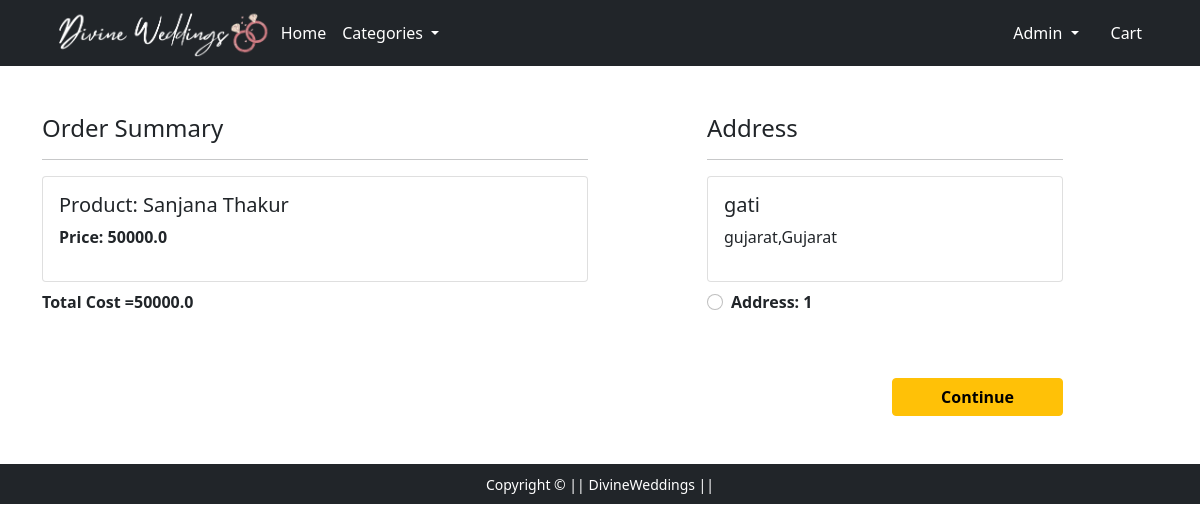
Screenshot of /checkout/ (signed in) with the database file from the repository.
### app/models.py (models this page shows, shortened)
class Cart(models.Model):
    user=models.ForeignKey(User,on_delete=models.CASCADE)
    product=models.ForeignKey(Product,on_delete=models.CASCADE)
    @property
    def total_cost(self):
        return  self.product.selling_price

class Product(models.Model):
    title=models.CharField(max_length=100)
    selling_price=models.FloatField()
    discounted_price=models.FloatField()
    description=models.TextField()
    category=models.CharField(choices=CATEGORY_CHOICES,max_length=2)
    location=models.CharField(max_length=200)
    product_image=models.ImageField(upload_to='productimg')

class Customer(models.Model):
    user=models.ForeignKey(User,on_delete=models.CASCADE)
    name=models.CharField(max_length=200)
    locality=models.CharField(max_length=200)
    city=models.CharField(max_length=50)
    state=models.CharField(choices=STATE_CHOICES,max_length=50)

### app/views.py (the view)
# urls.py: path('checkout/', views.checkout, name='checkout'),
@login_required
def checkout(request):
    user=request.user
    add  = Customer.objects.filter(user=user)
    cart_items= Cart.objects.filter(user=user)
    amount=0.0
    totalamount= 0.0
    cart_product=[p for p in Cart.objects.all() if p.user == request.user]
    if cart_product:
        for p in cart_product:
            tempamount= (p.product.selling_price)
            amount+=tempamount
        totalamount=amount
        totl=amount*100
    return render(request, 'app/checkout.html',{"total":totl,'add':add,'totalamount':totalamount,'cart_items':cart_items})

### app/templates/app/checkout.html (shortened to what this page needs)
{% extends 'app/base.html' %}
{% load static %}
{% block main-content %}
<div class="container">
 <div class="row mt-5">
  <div class="col-sm-6">
    <h4>Order Summary</h4>
    <hr>
    {% for item in cart_items %}
      <div class="card mb-2">
        <div class="card-body">
          <h5>Product:  {{item.product.title}}</h5>
          <p class="fw-bold">Price: {{item.total_cost}}</p>
        </div>
      </div>
      {% endfor %}
      <p class="fw-bold">Total Cost ={{totalamount}}</p>
  </div>
  <div class="col-sm-4 offset-sm-1">
    <h4>Address</h4>
    <hr>
    <form action="/paymentdone">
      {% for ad in add %}
      <div class="card">
        <div class="card-body">
        <h5> {{ad.name}}</h5>
        <p>{{ad.locality}},{{ad.state}}</p>
        </div>
      </div>
         <div class="form-check mt-2 mb-5">
          <input class="form-check-input" type="radio" name="custid"  id="custadd{{forloop.counter}}" value="{{ad.id}}">
          <label class="form-check-label fw-bold" for="">
            Address: {{forloop.counter}} </label>
        </div>
        <div class="text-end">
          <button type="submit" class="btn btn-warning mt-3 px-5 fw-bold">Continue</button>
        </div>
      </form>
    </div>
    {%endfor%}
  </div>
</div>
{% endblock main-content %}

### app/templates/app/base.html (shortened to what this page needs)
<!doctype html>
{% load static %}
<html lang="en">
  <head>
    <link href="https://cdn.jsdelivr.net/npm/bootstrap@5.0.0-beta1/dist/css/bootstrap.min.css" rel="stylesheet">
    <link rel="stylesheet" href="{% static 'app/css/owl.carousel.min.css' %}">
    <link rel="stylesheet" href="{% static 'app/css/all.min.css' %}">
    <link rel="stylesheet" href="{% static 'app/css/style.css' %}">
  </head>
  <body>
    <nav class="navbar navbar-expand-lg navbar-dark bg-dark ">
     <div class="container">
       <a href="/"><img src="{% static 'app/images/logo2.png' %}" alt="" height="50px" ></a>
       <div class="collapse navbar-collapse" id="navbarSupportedContent">
         <ul class="navbar-nav me-auto mb-2 mb-lg-0">
           <li class="nav-item">
             <a class="nav-link active" aria-current="page" href="/">Home</a>
           </li>
           <li class="nav-item dropdown">
             <a class="nav-link dropdown-toggle text-white" href="#" id="electronicsDropdown" role="button" data-bs-toggle="dropdown" aria-expanded="false">
               Categories
             </a>
           </li>
         </ul>
         <div>
          <ul class="navbar-nav me-auto mb-2 mb-lg-0">
            {% if request.user.is_authenticated %}
           <li class="nav-item dropdown mx-2">
              <a class="nav-link dropdown-toggle text-white" href="#" id="profileDropdown" role="button" data-bs-toggle="dropdown" aria-expanded="false">
                {{request.user.username|capfirst}}
              </a>
            </li>
            <li class="nav-item mx-2">
             <a href="{% url 'showcart' %}" class="nav-link text-white"> Cart </a>
            </li>
            {% endif %}
          </ul>
         </div>
       </div>
     </div>
    </nav>
    {% block main-content %} {% endblock main-content %}
    <footer class="container-fluid bg-dark text-center p-2 mt-5">
        <small class="text-white">Copyright &copy;  || DivineWeddings || </small>
    </footer>
  </body>
</html>

### rows the page displays
Cart: product "Sanjana Thakur", total_cost "50000.0"
Customer: name "gati", locality "gujarat", state "Gujarat"

### other values shown
{{ request.user.username|capfirst }} "Admin"
{{ totalamount }} "50000.0"
